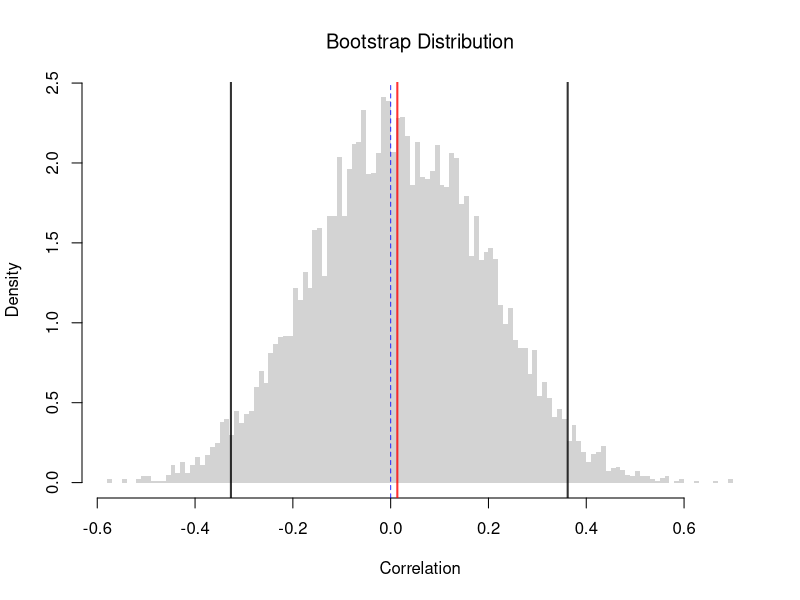
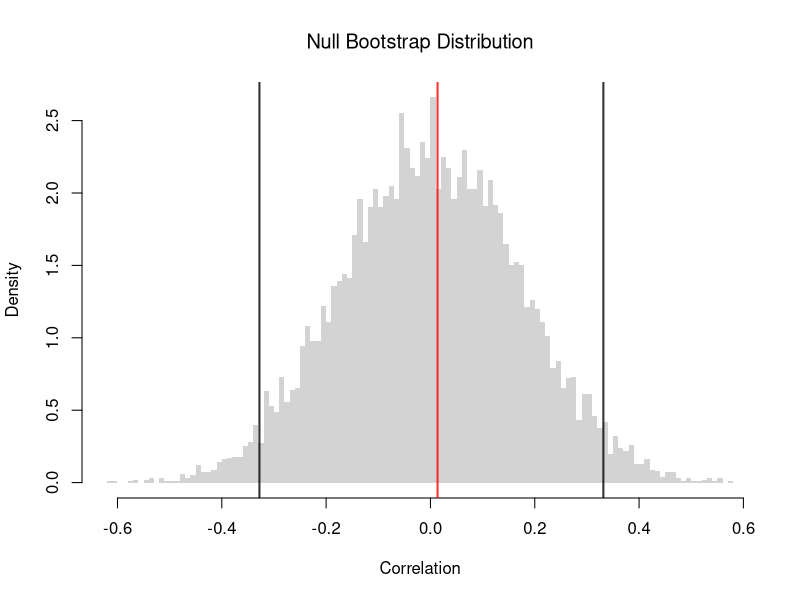
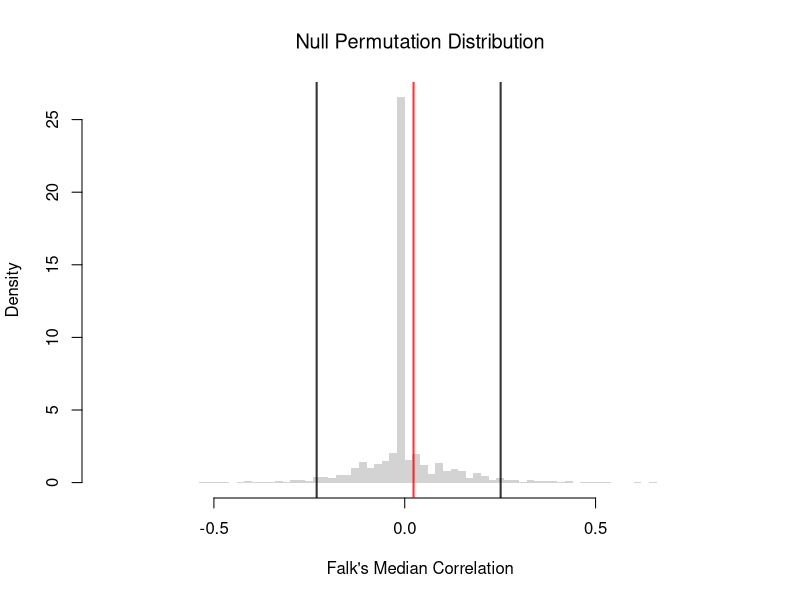

Reproduce these figures in R, in order. (Note: this script raises an error after producing the figures.)
## ---- chunk 1
# Create the Data
x0_hat <- c(0, 1, 2)
x0_hat
y0_hat <- c(0.1, 0.3, 0.2)
y0_hat

# Compute the Means
m_x_hat <- mean(x0_hat)
m_y_hat <- mean(y0_hat)

# Compute the Deviances
dev_X <- x0_hat - m_x_hat
dev_Y <- y0_hat - m_y_hat

# Compute the Covariance
cov_manual <-  sum(dev_X * dev_Y) / length(x0_hat)

# Compute the Standard Deviations
v_x_hat <- sum(dev_X^2) / length(x0_hat)
s_x_hat <- sqrt(v_x_hat)
v_y_hat <- sum(dev_Y^2) / length(y0_hat)
s_y_hat <- sqrt(v_y_hat)

# Compute the Correlation
cor_manual <- cov_manual / (s_x_hat * s_y_hat)
cor_manual

# Verify with the built-in function
cor(x0_hat, y0_hat)
## ---- chunk 2
# Draw one random sample of 35 of the 50 states, and use only it from here on
set.seed(1)
state_id <- sample(nrow(USArrests), 35)

# Load the Data for the sampled states
xy_hat <- USArrests[state_id, c('UrbanPop', 'Murder')]
colnames(xy_hat) <- c('x_hat', 'y_hat') # x_hat=urban population share, y_hat=murder arrests per 100K
xy_cor <- cor(xy_hat[, 'x_hat'], xy_hat[, 'y_hat'])
xy_cor
## ---- chunk 3
# xy_hat and xy_cor defined above
# Bootstrap Distribution of Correlation
n <- nrow(xy_hat)
bootstrap_cor <- rep(NA, 9999)
for(b in seq(bootstrap_cor) ){
    xy_boot <- xy_hat[sample(n, replace=TRUE), ]
    xy_cor_b <- cor(xy_boot[, 'x_hat'], xy_boot[, 'y_hat'])
    bootstrap_cor[b] <- xy_cor_b
}
hist(bootstrap_cor, breaks=100,
    border=NA, freq=FALSE,
    xlab='Correlation',
    main=NA)
title('Bootstrap Distribution', font.main=1)

## Test whether correlation is statistically different from 0
boot_ci <- quantile(bootstrap_cor, probs=c(0.025, 0.975))
abline(v=boot_ci, col=rgb(0, 0, 0, .8), lwd=2)
abline(v=0, col=rgb(0, 0, 1, .8), lty=2)
abline(v=xy_cor, col=rgb(1, 0, 0, .8), lwd=2)
## ---- chunk 4
# xy_hat and xy_cor defined above
# Null Bootstrap Distribution of Correlation
n <- nrow(xy_hat)
null_bootstrap_cor <- rep(NA, 9999)
for(b in seq(null_bootstrap_cor) ){
    xy_boot <- xy_hat
    xy_boot[, 'x_hat'] <- xy_hat[sample(n, replace=TRUE), 'x_hat'] ## Reshuffle X
    xy_cor_b <- cor(xy_boot[, 'x_hat'], xy_boot[, 'y_hat'])
    null_bootstrap_cor[b] <- xy_cor_b
}
hist(null_bootstrap_cor, breaks=100,
    border=NA, freq=FALSE,
    xlab='Correlation',
    main=NA)
title('Null Bootstrap Distribution', font.main=1)

## Test whether correlation is statistically different from 0
boot_ci <- quantile(null_bootstrap_cor, probs=c(0.025, 0.975))
abline(v=boot_ci, col=rgb(0, 0, 0, .8), lwd=2)
abline(v=xy_cor, col=rgb(1, 0, 0, .8), lwd=2)
## ---- chunk 5
codev <- function(xy) {
  # Compute medians for each column
  med_hat <- apply(xy, 2, median)
  # Subtract the medians from each column
  xm <- sweep(xy, 2, med_hat, '-')
  # Return the median of the paired products
  CoDev <- median(xm[, 1] * xm[, 2])
  return(CoDev)
}
med_cor <- function(xy) {
  # Compute the medians of absolute deviation
  med_hat <- apply(xy, 2, median)
  xm <- sweep(xy, 2, med_hat, '-')
  MadProd <- prod( apply(abs(xm), 2, median) )
  # Return the robust correlation measure
  return( codev(xy) / MadProd)
}
xy_codev <- codev(xy_hat)
xy_codev
xy_med_cor <- med_cor(xy_hat)
xy_med_cor
## ---- chunk 6
xy0_hat <- cbind(x_hat=c(1,2,3,4,5), y_hat=c(2,1,4,3,6))
codev(xy0_hat)
med_cor(xy0_hat)
## ---- chunk 7
# xy_hat and xy_med_cor defined above
# Null Permutation Distribution of Falk's Median Correlation
n <- nrow(xy_hat)
null_permutation_med_cor <- rep(NA, 9999)
for(b in seq(null_permutation_med_cor) ){
    xy_perm <- xy_hat
    xy_perm[, 'x_hat'] <- xy_hat[sample(n, replace=FALSE), 'x_hat'] ## Reshuffle X
    xy_med_cor_b <- med_cor(xy_perm)
    null_permutation_med_cor[b] <- xy_med_cor_b
}
hist(null_permutation_med_cor, breaks=100,
    border=NA, freq=FALSE,
    xlab="Falk's Median Correlation",
    main=NA)
title('Null Permutation Distribution', font.main=1)

## Test whether Falk's median correlation is statistically different from 0
abline(v=quantile(null_permutation_med_cor, probs=c(0.025, 0.975)), col=rgb(0, 0, 0, .8), lwd=2)
abline(v=xy_med_cor, col=rgb(1, 0, 0, .8), lwd=2)
## ---- chunk 8
# Load the Data
data(Wages1, package='Ecdat')
# Group hourly wages into four ordered brackets
wage_bracket <- cut(Wages1[, 'wage'], breaks=c(0, 4, 6, 8, Inf), ordered_result=TRUE)
xy_ord_hat <- data.frame(x_hat=Wages1[, 'school'], y_hat=wage_bracket) # x_hat=years of schooling, y_hat=wage bracket
table(xy_ord_hat)

# Kendall's rank correlation uses only the order of the categories
KT <- cor(xy_ord_hat[, 'x_hat'], as.integer(xy_ord_hat[, 'y_hat']), method='kendall')
round(KT, 3)
## ---- chunk 9
# xy_hat defined above
# Convert each variable to ranks
xy_rank_hat <- xy_hat
xy_rank_hat[, 'x_hat'] <- rank(xy_hat[, 'x_hat'])
xy_rank_hat[, 'y_hat'] <- rank(xy_hat[, 'y_hat'])
# plot(xy_rank_hat, pch=16, col=grey(0, .25))
KT_rank <- cor(xy_rank_hat[, 'x_hat'], xy_rank_hat[, 'y_hat'], method = 'kendall')
round(KT_rank, 3)
# Same value using the raw data
round(cor(xy_hat[, 'x_hat'], xy_hat[, 'y_hat'], method='kendall'), 3)
## ---- chunk 10
cor(c(1,2,3,4), c(1,3,2,4), method='kendall')
## ---- chunk 11
# xy_ord_hat defined above
KT <- cor(xy_ord_hat[, 'x_hat'], as.integer(xy_ord_hat[, 'y_hat']), method='kendall')
## ---- chunk 12
#| fig-width: 8
#| fig-height: 8
## https://commons.wikimedia.org/wiki/File:Correlation_examples2.svg

MyPlot <- function(xy, xlim = c(-4, 4), ylim = c(-3, 3)) {
   plot(xy, main = NA, xlab = '', ylab = '',
        col = grey(0, .25), pch=16, cex=.5,
        xaxt = 'n', yaxt = 'n', bty = 'n',
        xlim = xlim, ylim = ylim)
    box(lwd=.1)
    
    cor1 <- cor(xy[, 1], xy[, 2])
    cor2 <- med_cor(xy)
    cor3 <- cor(xy[, 1], xy[, 2], method='kendall')
    cors <- c(cor1, cor2, cor3)
    
    #cor3 <- abs(generalCorr::gmcmtx0( xy[, c(1, 2)])[2])
    #cor4 <- Rfast::dcor( xy[, 1], xy[, 2])[[4]]
    #cor5 <- XICOR::xicor( xy[, 1], xy[, 2]) ## cor( xy[, 1], xy[, 2], method='kendall') 

    fm <- cors*0 + 1
    fm[which.max(abs(cors))] <- 2
    title(paste0('Pearson:  ',  formatC(cor1, digits=2, format='f')),
        line=3, adj=0, font.main=fm[1])
    title(paste0('Falk:     ',  formatC(cor2, digits=2, format='f')),
        line=2, adj=0, font.main=fm[2])    
    title(paste0('Kendall:  ',  formatC(cor3, digits=2, format='f')),
        line=1, adj=0, font.main=fm[3])
}

MvNormal <- function(n = 1000, r_target, f) {
   for (i in r_target) {
      s_target <- matrix(c(1, i, i, 1), ncol = 2)
      xy_sim <- mvtnorm::rmvnorm(n, c(0, 0), s_target)
      xy_sim[, 2] <- f(xy_sim[, 2])
      MyPlot(xy_sim)
   }
}

output <- function() {
   par(mfrow = c(3, 2), oma = c(0, 0, 0, 0), mar=c(3, 2, 6, 1))
   r_target <- c(0.99, 0.9)
   MvNormal(800, r_target, function(y_hat){y_hat});
   MvNormal(800, r_target, function(y_hat){(y_hat/2)^3});
   MvNormal(800, r_target, function(y_hat){log( (y_hat-min(y_hat)+.Machine[['double.eps']])/(max(y_hat)-min(y_hat)) ) });
}
output()
## ---- chunk 13
# Pair each sampled state's region with its murder band (low, middle, high)
murder_band <- cut(USArrests[state_id, 'Murder'], 3, labels=c('low', 'middle', 'high'))
xy_cat_hat <- data.frame(x_hat=state.region[state_id], y_hat=murder_band) # x_hat=census region, y_hat=murder band
table(xy_cat_hat)

CV <- function(xy){
    # Create a contingency table from the categorical variables
    tbl <- table(xy)
    # Compute the chi-square statistic (without Yates' continuity correction)
    chi2 <- chisq.test(tbl, correct=FALSE)[['statistic']]
    # Total sample size
    n <- sum(tbl)
    # Compute the minimum degrees of freedom (min(rows-1, columns-1))
    df_min <- min(nrow(tbl) - 1, ncol(tbl) - 1)
    # Calculate Cramer's V
    V <- sqrt((chi2 / n) / df_min)
    return(V)
}
CV(xy_cat_hat)

# DescTools::CramerV( table(xy_cat_hat) )
## ---- chunk 14
# xy_hat and CV defined above
# Cut each variable into bins: UrbanPop into 4, Murder into 3
xy_bin_hat <- xy_hat
xy_bin_hat[, 'x_hat'] <- cut(xy_hat[, 'x_hat'], 4)
xy_bin_hat[, 'y_hat'] <- cut(xy_hat[, 'y_hat'], 3)
table(xy_bin_hat)
CV(xy_bin_hat)
## ---- chunk 15
# Observed 2x2 table
O <- rbind(degree    = c(employed=30, unemployed=10),
           no_degree = c(20, 40))
n0 <- sum(O)

# Expected counts under independence
E <- outer(rowSums(O), colSums(O)) / n0

# Chi-square statistic and Cramer's V
chi2 <- sum((O - E)^2 / E)
df_min <- min(nrow(O)-1, ncol(O)-1)
c(chi2=chi2, CramerV=sqrt((chi2/n0)/df_min))
